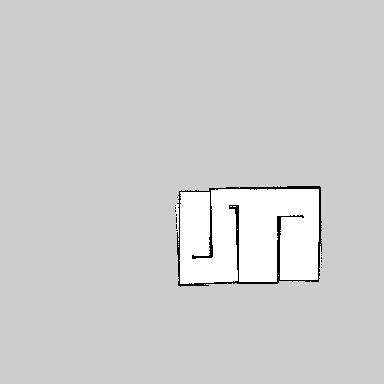
#> input picture map.pgm, 384 x 384 px, found by its file name
$ python rrt.py
#> lines starting #> are read from the running program, lines starting #| are printed output that depends on the picture; after the words box and inside, x2 and y2 are one past the last pixel; in counts of white or black regions, pixels touching at a corner belong together
import cv2
import numpy as np
import random
import matplotlib.pyplot as plt

# Load the PGM map
map_img = cv2.imread("/home/shubham/map.pgm", cv2.IMREAD_GRAYSCALE)
#> map_img is the input picture: shape (384, 384); min 0, max 254, mean 206.9
_, binary_map = cv2.threshold(map_img, 200, 255, cv2.THRESH_BINARY)
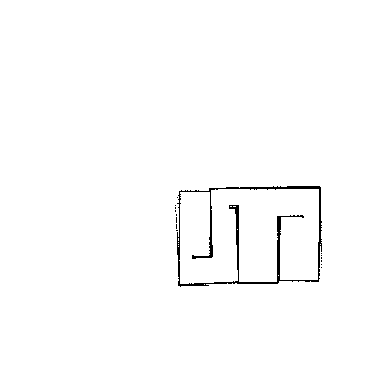
#> binary_map: shape (384, 384); 98.9% white; black in thin lines or dots, all inside (x1, y1, x2, y2) = (175, 186, 322, 287)

height, width = binary_map.shape
#> height = 384; width = 384
occupancy_grid = (binary_map == 255).astype(int)

class Node:
    def __init__(self, x, y, parent=None):
        self.x = x
        self.y = y
        self.parent = parent
        self.cost = 0  # Cost-to-come

def distance(n1, n2):
    return np.sqrt((n1.x - n2.x)**2 + (n1.y - n2.y)**2)

def collision_free(n1, n2):
    points = np.linspace((n1.x, n1.y), (n2.x, n2.y), num=10, dtype=int)
    for x, y in points:
        if occupancy_grid[y, x] == 0:  # Obstacle detected
            return False
    return True

def nearest_node(nodes, rnd):
    return min(nodes, key=lambda node: distance(node, rnd))

def near_nodes(nodes, new_node, radius):
    return [node for node in nodes if distance(node, new_node) < radius]

def steer(from_node, to_node, step_size=10):
    theta = np.arctan2(to_node.y - from_node.y, to_node.x - from_node.x)
    new_x = int(from_node.x + step_size * np.cos(theta))
    new_y = int(from_node.y + step_size * np.sin(theta))

    if new_x >= width or new_y >= height or occupancy_grid[new_y, new_x] == 0:
        return None  # Collision or out of bounds
    return Node(new_x, new_y, from_node)

def rrt_star(start, goal, max_iters=5000, step_size=10, radius=30):
#> called with max_iters = 5000, step_size = 10, radius = 30
    nodes = [start]

    for _ in range(max_iters):
        rand_x = random.randint(0, width - 1)
        rand_y = random.randint(0, height - 1)
        rand_node = Node(rand_x, rand_y)

        nearest = nearest_node(nodes, rand_node)
        new_node = steer(nearest, rand_node, step_size)

        if new_node and occupancy_grid[new_node.y, new_node.x] == 1:
            near = near_nodes(nodes, new_node, radius)
            min_cost = nearest.cost + distance(nearest, new_node)
            best_parent = nearest

            for node in near:
                cost = node.cost + distance(node, new_node)
                if cost < min_cost:
                    min_cost = cost
                    best_parent = node

            new_node.parent = best_parent
            new_node.cost = min_cost
            nodes.append(new_node)

            # Rewiring Step: Check if re-parenting existing nodes reduces cost
            for node in near:
                if node == best_parent:
                    continue
                new_cost = new_node.cost + distance(new_node, node)
                if new_cost < node.cost:
                    node.parent = new_node
                    node.cost = new_cost

            if distance(new_node, goal) < step_size:
                return nodes, new_node
    return None, None

start = Node(160, 140)
goal = Node(250, 220)

nodes, last_node = rrt_star(start, goal)

# Visualize the path
if last_node:
    path = []
    node = last_node
    while node:
        path.append((node.x, node.y))
        node = node.parent

    path = np.array(path)
    plt.imshow(binary_map, cmap='gray')
    plt.plot(path[:, 0], path[:, 1], "-r")
    plt.scatter([start.x, goal.x], [start.y, goal.y], c='blue', marker='o')
    plt.show()
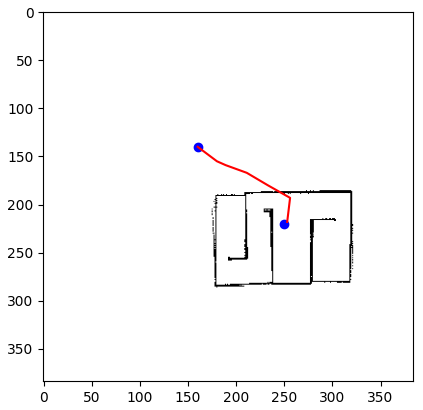
#> figure drawn by matplotlib, 1 panel
